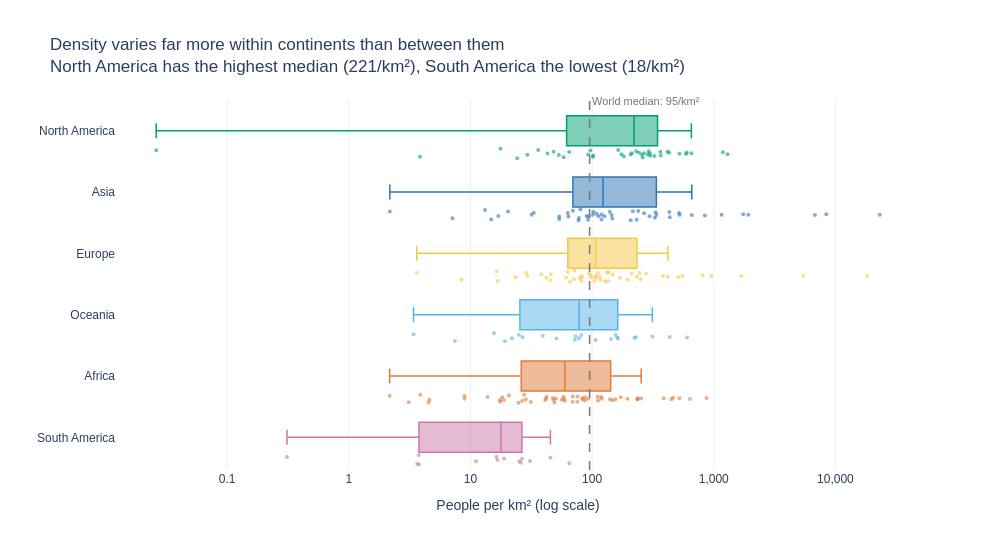

The code cell stored with this chart in its notebook:
### Markdown cell above
**Chart choice & justification:** *Which chart did you choose, and why? Justify design choices.

I chose a horizontal box plot because the question asks about spread within and across continents, not just the average. 
A box plot shows the median, the middle 50% of countries, the range and the outliers all at once, which makes continents easy to compare. Every country is also shown as a dot, so the full distribution is visible. Continents are sorted by median, highest at the top.

### Code cell
# Q4 — Box plot: spread of population density within and across continents
import math

med = df.groupby('Continent')['Density'].median().sort_values(ascending=False)
order = med.index.tolist()                                  
world_med = df['Density'].median()

fig = px.box(
    df, x='Density', y='Continent',
    color='Continent', color_discrete_map=continent_colours,   
    category_orders={'Continent': order},
    points='all',                                         
    log_x=True,                                            
    hover_name='Country',
    hover_data={'Continent': False, 'Density': ':,.1f'},
    labels={'Density': 'People per km² (log scale)', 'Continent': ''},
    template='plotly_white', height=550, width=1000,
)
fig.update_traces(marker=dict(size=4, opacity=0.6), line=dict(width=1.5), jitter=0.4)

# Reference line: world median (the line takes the real value, the label takes log10)
fig.add_vline(x=world_med, line_dash='dash', line_color=TEXT_GREY, line_width=1.5)
fig.add_annotation(x=math.log10(world_med), y=1.02, yref='paper', showarrow=False, xanchor='left',
                   text=f'World median: {world_med:,.0f}/km²', font=dict(color=TEXT_GREY, size=11))


fig.update_layout(
    title=(f'Density varies far more within continents than between them<br>'
           f'{order[0]} has the highest median ({med.iloc[0]:,.0f}/km²), {order[-1]} the lowest ({med.iloc[-1]:,.0f}/km²)'),
    font=FONT, showlegend=False,
    xaxis=dict(gridcolor=LIGHTEST_GREY, tickvals=[0.1, 1, 10, 100, 1000, 10000],
               ticktext=['0.1', '1', '10', '100', '1,000', '10,000']),
    yaxis=dict(showgrid=False),
    margin=dict(t=100),
)
fig.show()

### Figure 1 — Plotly figure (JSON) as saved in the notebook; plotly's stock layout.template omitted (floating-point values rounded to 4 significant figures)
{"data": [{"alignmentgroup": "True", "boxpoints": "all", "hovertemplate": "<b>%{hovertext}</b><br><br>People per km² (log scale)=%{x:,.1f}<extra></extra>", "hovertext": ["Anguilla", "Antigua and Barbuda", "Aruba", "Bahamas", "Barbados", "Belize", "Bermuda", "British Virgin Islands", "Canada", "Cayman Islands", "Costa Rica", "Cuba", "Curacao", "Dominica", "Dominican Republic", "El Salvador", "Greenland", "Grenada", "Guadeloupe", "Guatemala", "Haiti", "Honduras", "Jamaica", "Martinique", "Mexico", "Montserrat", "Nicaragua", "Panama", "Puerto Rico", "Saint Barthelemy", "Saint Kitts and Nevis", "Saint Lucia", "Saint Martin", "Saint Pierre and Miquelon", "Saint Vincent and the Grenadines", "Sint Maarten", "Trinidad and Tobago", "Turks and Caicos Islands", "United States", "United States Virgin Islands"], "jitter": 0.4, "legendgroup": "North America", "line": {"width": 1.5}, "marker": {"color": "#009E73", "opacity": 0.6, "size": 4}, "name": "North America", "notched": false, "offsetgroup": "North America", "orientation": "h", "showlegend": true, "type": "box", "x": [174.3, 212.1, 591.4, 29.4, 655.0, 17.65, 1189.0, 207.3, 3.851, 260.2, 101.4, 102.0, 430.5, 96.85, 230.7, 301.1, 0.0261, 364.6, 243.1, 163.9, 417.5, 92.74, 257.2, 325.8, 64.91, 43.04, 53.3, 58.46, 366.7, 522.2, 182.6, 292.0, 599.8, 24.22, 267.2, 1299.0, 298.4, 48.21, 36.09, 286.6], "x0": " ", "xaxis": "x", "y": ["North America", "North America", "North America", "North America", "North America", "North America", "North America", "North America", "North America", "North America", "North America", "North America", "North America", "North America", "North America", "North America", "North America", "North America", "North America", "North America", "North America", "North America", "North America", "North America", "North America", "North America", "North America", "North America", "North America", "North America", "North America", "North America", "North America", "North America", "North America", "North America", "North America", "North America", "North America", "North America"], "y0": " ", "yaxis": "y"}, {"alignmentgroup": "True", "boxpoints": "all", "hovertemplate": "<b>%{hovertext}</b><br><br>People per km² (log scale)=%{x:,.1f}<extra></extra>", "hovertext": ["Afghanistan", "Armenia", "Azerbaijan", "Bahrain", "Bangladesh", "Bhutan", "Brunei", "Cambodia", "China", "Georgia", "Hong Kong", "India", "Indonesia", "Iran", "Iraq", "Israel", "Japan", "Jordan", "Kazakhstan", "Kuwait", "Kyrgyzstan", "Laos", "Lebanon", "Macau", "Malaysia", "Maldives", "Mongolia", "Myanmar", "Nepal", "North Korea", "Oman", "Pakistan", "Palestine", "Philippines", "Qatar", "Saudi Arabia", "Singapore", "South Korea", "Sri Lanka", "Syria", "Taiwan", "Tajikistan", "Thailand", "Timor-Leste", "Turkey", "Turkmenistan", "United Arab Emirates", "Uzbekistan", "Vietnam", "Yemen"], "jitter": 0.4, "legendgroup": "Asia", "line": {"width": 1.5}, "marker": {"color": "#2E75B6", "opacity": 0.6, "size": 4}, "name": "Asia", "notched": false, "offsetgroup": "Asia", "orientation": "h", "showlegend": true, "type": "box", "x": [63.06, 93.48, 119.6, 1924.0, 1160.0, 20.38, 77.88, 92.62, 146.9, 53.72, 6783.0, 431.1, 144.7, 53.73, 101.5, 435.2, 328.0, 126.3, 7.119, 239.6, 33.16, 31.8, 525.2, 23170.0, 102.6, 1746.0, 2.173, 80.08, 207.6, 216.3, 14.79, 267.4, 844.1, 337.5, 232.6, 16.94, 8416.0, 517.1, 332.8, 119.5, 660.2, 69.55, 139.7, 90.18, 108.9, 13.18, 112.9, 77.4, 296.4, 63.82], "x0": " ", "xaxis": "x", "y": ["Asia", "Asia", "Asia", "Asia", "Asia", "Asia", "Asia", "Asia", "Asia", "Asia", "Asia", "Asia", "Asia", "Asia", "Asia", "Asia", "Asia", "Asia", "Asia", "Asia", "Asia", "Asia", "Asia", "Asia", "Asia", "Asia", "Asia", "Asia", "Asia", "Asia", "Asia", "Asia", "Asia", "Asia", "Asia", "Asia", "Asia", "Asia", "Asia", "Asia", "Asia", "Asia", "Asia", "Asia", "Asia", "Asia", "Asia", "Asia", "Asia", "Asia"], "y0": " ", "yaxis": "y"}, {"alignmentgroup": "True", "boxpoints": "all", "hovertemplate": "<b>%{hovertext}</b><br><br>People per km² (log scale)=%{x:,.1f}<extra></extra>", "hovertext": ["Albania", "Andorra", "Austria", "Belarus", "Belgium", "Bosnia and Herzegovina", "Bulgaria", "Croatia", "Cyprus", "Czech Republic", "Denmark", "Estonia", "Faroe Islands", "Finland", "France", "Germany", "Gibraltar", "Greece", "Guernsey", "Hungary", "Iceland", "Ireland", "Isle of Man", "Italy", "Jersey", "Latvia", "Liechtenstein", "Lithuania", "Luxembourg", "Malta", "Moldova", "Monaco", "Montenegro", "Netherlands", "North Macedonia", "Norway", "Poland", "Portugal", "Romania", "Russia", "San Marino", "Serbia", "Slovakia", "Slovenia", "Spain", "Sweden", "Switzerland", "Ukraine", "United Kingdom", "Vatican City"], "jitter": 0.4, "legendgroup": "Europe", "line": {"width": 1.5}, "marker": {"color": "#F5C842", "opacity": 0.6, "size": 4}, "name": "Europe", "notched": false, "offsetgroup": "Europe", "orientation": "h", "showlegend": true, "type": "box", "x": [98.87, 170.6, 106.6, 45.93, 381.8, 63.14, 61.17, 71.22, 135.3, 133.1, 136.5, 29.32, 38.11, 16.37, 117.1, 233.5, 5442.0, 78.68, 811.6, 107.1, 3.62, 71.48, 147.8, 195.9, 955.0, 28.67, 245.8, 42.11, 250.4, 1688.0, 96.7, 18230.0, 45.4, 419.7, 81.42, 16.78, 127.5, 111.5, 82.47, 8.464, 551.8, 81.73, 115.1, 104.6, 93.99, 23.43, 211.7, 65.79, 277.9, 510.0], "x0": " ", "xaxis": "x", "y": ["Europe", "Europe", "Europe", "Europe", "Europe", "Europe", "Europe", "Europe", "Europe", "Europe", "Europe", "Europe", "Europe", "Europe", "Europe", "Europe", "Europe", "Europe", "Europe", "Europe", "Europe", "Europe", "Europe", "Europe", "Europe", "Europe", "Europe", "Europe", "Europe", "Europe", "Europe", "Europe", "Europe", "Europe", "Europe", "Europe", "Europe", "Europe", "Europe", "Europe", "Europe", "Europe", "Europe", "Europe", "Europe", "Europe", "Europe", "Europe", "Europe", "Europe"], "y0": " ", "yaxis": "y"}, {"alignmentgroup": "True", "boxpoints": "all", "hovertemplate": "<b>%{hovertext}</b><br><br>People per km² (log scale)=%{x:,.1f}<extra></extra>", "hovertext": ["American Samoa", "Australia", "Cook Islands", "Fiji", "French Polynesia", "Guam", "Kiribati", "Marshall Islands", "Micronesia", "Nauru", "New Caledonia", "New Zealand", "Niue", "Northern Mariana Islands", "Palau", "Papua New Guinea", "Samoa", "Solomon Islands", "Tokelau", "Tonga", "Tuvalu", "Vanuatu", "Wallis and Futuna"], "jitter": 0.4, "legendgroup": "Oceania", "line": {"width": 1.5}, "marker": {"color": "#56B4E9", "opacity": 0.6, "size": 4}, "name": "Oceania", "notched": false, "offsetgroup": "Oceania", "orientation": "h", "showlegend": true, "type": "box", "x": [222.5, 3.403, 72.08, 50.88, 73.5, 312.9, 161.8, 229.7, 162.6, 603.2, 15.61, 19.17, 7.439, 106.8, 39.34, 21.91, 78.25, 25.06, 155.9, 143.0, 435.1, 26.81, 81.49], "x0": " ", "xaxis": "x", "y": ["Oceania", "Oceania", "Oceania", "Oceania", "Oceania", "Oceania", "Oceania", "Oceania", "Oceania", "Oceania", "Oceania", "Oceania", "Oceania", "Oceania", "Oceania", "Oceania", "Oceania", "Oceania", "Oceania", "Oceania", "Oceania", "Oceania", "Oceania"], "y0": " ", "yaxis": "y"}, {"alignmentgroup": "True", "boxpoints": "all", "hovertemplate": "<b>%{hovertext}</b><br><br>People per km² (log scale)=%{x:,.1f}<extra></extra>", "hovertext": ["Algeria", "Angola", "Benin", "Botswana", "Burkina Faso", "Burundi", "Cameroon", "Cape Verde", "Central African Republic", "Chad", "Comoros", "Djibouti", "DR Congo", "Egypt", "Equatorial Guinea", "Eritrea", "Eswatini", "Ethiopia", "Gabon", "Gambia", "Ghana", "Guinea", "Guinea-Bissau", "Ivory Coast", "Kenya", "Lesotho", "Liberia", "Libya", "Madagascar", "Malawi", "Mali", "Mauritania", "Mauritius", "Mayotte", "Morocco", "Mozambique", "Namibia", "Niger", "Nigeria", "Republic of the Congo", "Reunion", "Rwanda", "Sao Tome and Principe", "Senegal", "Seychelles", "Sierra Leone", "Somalia", "South Africa", "South Sudan", "Sudan", "Tanzania", "Togo", "Tunisia", "Uganda", "Western Sahara", "Zambia", "Zimbabwe"], "jitter": 0.4, "legendgroup": "Africa", "line": {"width": 1.5}, "marker": {"color": "#E07B39", "opacity": 0.6, "size": 4}, "name": "Africa", "notched": false, "offsetgroup": "Africa", "orientation": "h", "showlegend": true, "type": "box", "x": [18.85, 28.55, 118.6, 4.519, 83.06, 463.1, 58.71, 147.1, 8.956, 13.8, 449.4, 48.31, 42.22, 110.7, 59.71, 31.33, 69.2, 111.7, 8.925, 253.2, 140.3, 56.37, 58.29, 87.33, 93.09, 75.96, 47.61, 3.872, 50.44, 172.2, 18.22, 4.595, 637.0, 871.9, 83.88, 41.13, 3.109, 20.69, 236.6, 17.46, 387.9, 523.1, 235.9, 88.03, 237.0, 120.0, 27.6, 49.05, 17.61, 24.85, 69.3, 155.8, 75.52, 195.6, 2.165, 26.6, 41.77], "x0": " ", "xaxis": "x", "y": ["Africa", "Africa", "Africa", "Africa", "Africa", "Africa", "Africa", "Africa", "Africa", "Africa", "Africa", "Africa", "Africa", "Africa", "Africa", "Africa", "Africa", "Africa", "Africa", "Africa", "Africa", "Africa", "Africa", "Africa", "Africa", "Africa", "Africa", "Africa", "Africa", "Africa", "Africa", "Africa", "Africa", "Africa", "Africa", "Africa", "Africa", "Africa", "Africa", "Africa", "Africa", "Africa", "Africa", "Africa", "Africa", "Africa", "Africa", "Africa", "Africa", "Africa", "Africa", "Africa", "Africa", "Africa", "Africa", "Africa", "Africa"], "y0": " ", "yaxis": "y"}, {"alignmentgroup": "True", "boxpoints": "all", "hovertemplate": "<b>%{hovertext}</b><br><br>People per km² (log scale)=%{x:,.1f}<extra></extra>", "hovertext": ["Argentina", "Bolivia", "Brazil", "Chile", "Colombia", "Ecuador", "Falkland Islands", "French Guiana", "Guyana", "Paraguay", "Peru", "Suriname", "Uruguay", "Venezuela"], "jitter": 0.4, "legendgroup": "South America", "line": {"width": 1.5}, "marker": {"color": "#CC79A7", "opacity": 0.6, "size": 4}, "name": "South America", "notched": false, "offsetgroup": "South America", "orientation": "h", "showlegend": true, "type": "box", "x": [16.37, 11.13, 25.28, 25.93, 45.43, 65.02, 0.3105, 3.646, 3.762, 16.67, 26.49, 3.773, 18.91, 30.88], "x0": " ", "xaxis": "x", "y": ["South America", "South America", "South America", "South America", "South America", "South America", "South America", "South America", "South America", "South America", "South America", "South America", "South America", "South America"], "y0": " ", "yaxis": "y"}], "layout": {"annotations": [{"font": {"color": "#777777", "size": 11}, "showarrow": false, "text": "World median: 95/km²", "x": 1.979, "xanchor": "left", "y": 1.02, "yref": "paper"}], "boxmode": "overlay", "font": {"family": "Arial", "size": 12}, "height": 550, "legend": {"title": {"text": ""}, "tracegroupgap": 0}, "margin": {"t": 100}, "shapes": [{"line": {"color": "#777777", "dash": "dash", "width": 1.5}, "type": "line", "x0": 95.35, "x1": 95.35, "xref": "x", "y0": 0, "y1": 1, "yref": "y domain"}], "showlegend": false, "title": {"text": "Density varies far more within continents than between them<br>North America has the highest median (221/km²), South America the lowest (18/km²)"}, "width": 1000, "xaxis": {"anchor": "y", "domain": [0, 1], "gridcolor": "#EEEEEE", "ticktext": ["0.1", "1", "10", "100", "1,000", "10,000"], "tickvals": [0.1, 1, 10, 100, 1000, 10000], "title": {"text": "People per km² (log scale)"}, "type": "log"}, "yaxis": {"anchor": "x", "categoryarray": ["South America", "Africa", "Oceania", "Europe", "Asia", "North America"], "categoryorder": "array", "domain": [0, 1], "showgrid": false, "title": {"text": ""}}}}
